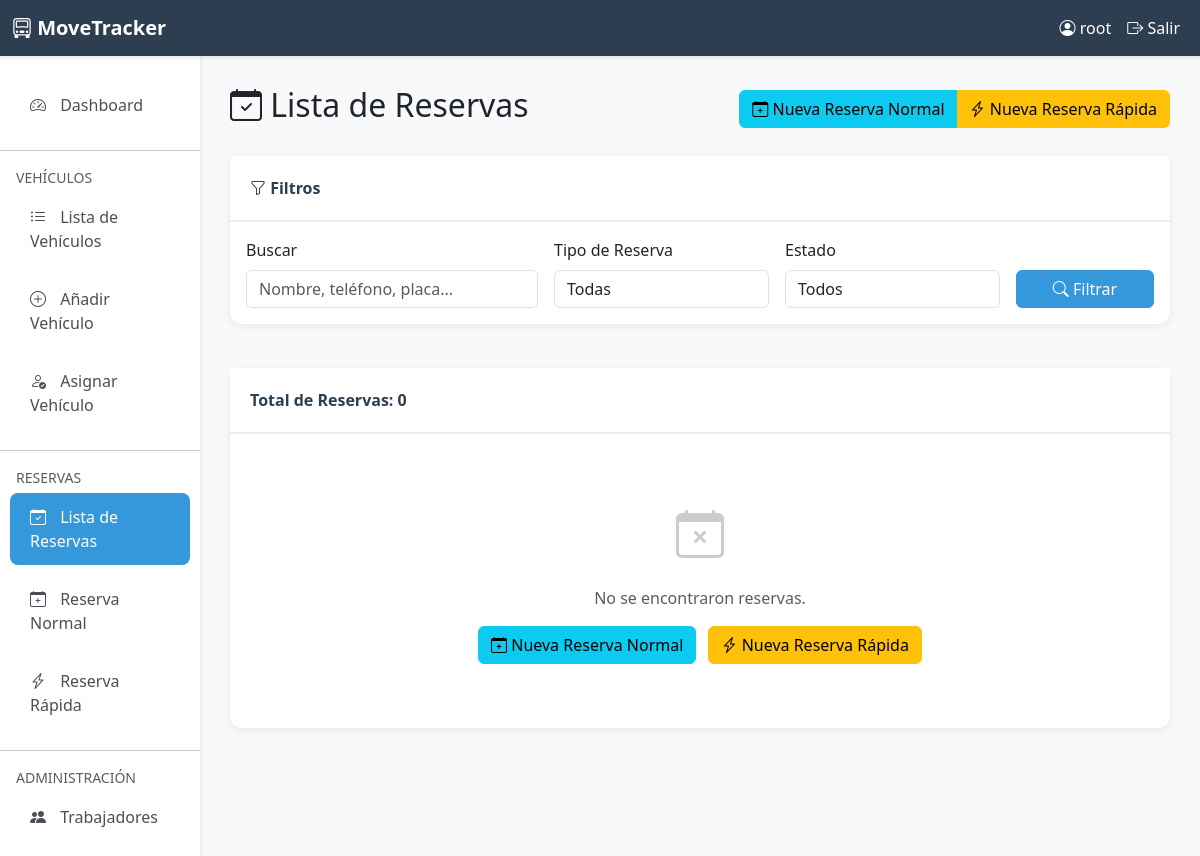
The page /parking/reservations/ (signed in) on the database as committed earlier.
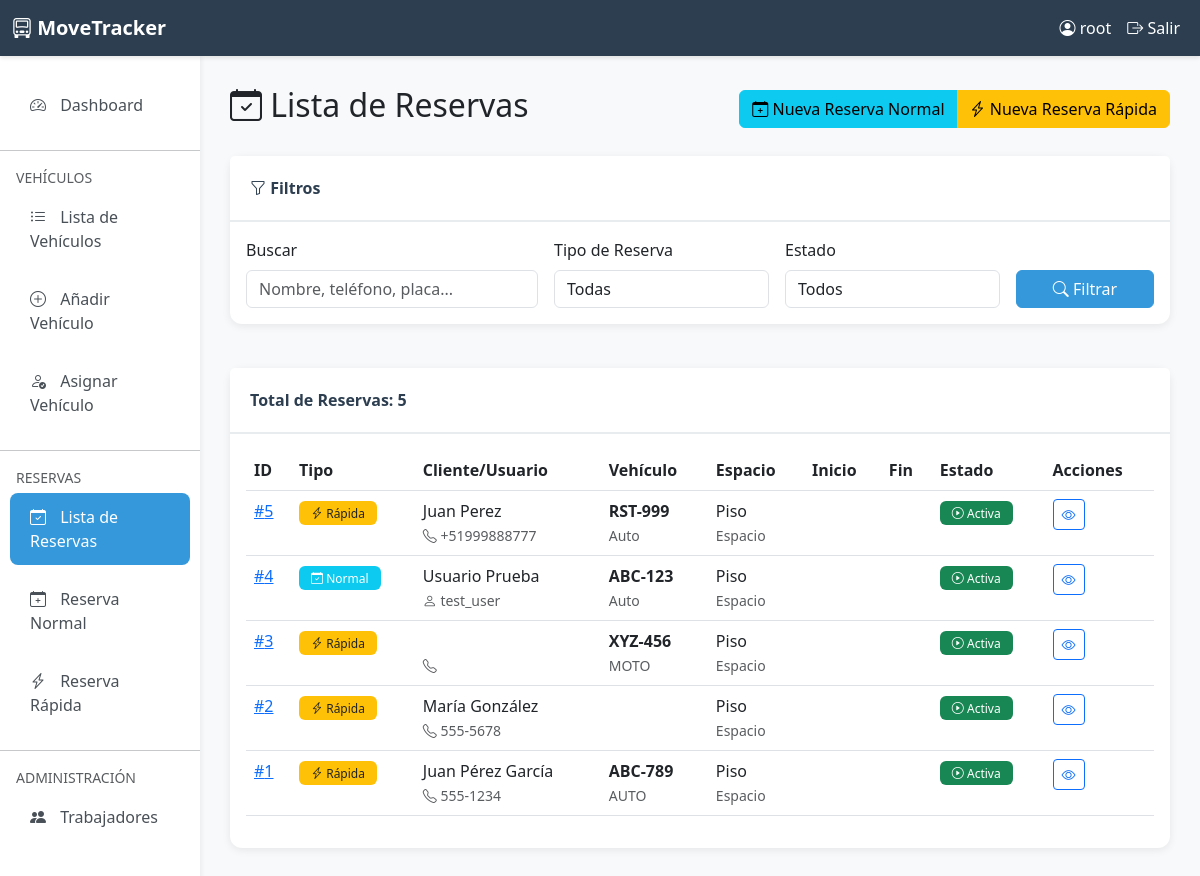
The same page on the database as committed later.
### parking/models.py (models this page shows, shortened)
class ParkingReservation(models.Model):
    class ReservationStatus(models.TextChoices):
        PENDING = 'PENDING', 'Pendiente'
        CONFIRMED = 'CONFIRMED', 'Confirmado'
        CANCELLED = 'CANCELLED', 'Cancelado'
        COMPLETED = 'COMPLETED', 'Completado'
    user = models.ForeignKey(
        User,
        on_delete=models.CASCADE,
        related_name='parking_reservations',
        verbose_name='Usuario',
        null=True,
        blank=True,
        help_text='Usuario registrado. Dejar en blanco para reserva rápida/manual'
    )
    vehicle = models.ForeignKey(
        Vehicle,
        on_delete=models.CASCADE,
        related_name='reservations',
        verbose_name='Vehículo',
        null=True,
        blank=True,
        help_text='Vehículo registrado. Dejar en blanco para reserva rápida/manual'
    )
    customer_name = models.CharField(
        max_length=100,
        blank=True,
        verbose_name='Nombre del Cliente',
        help_text='Para reservas rápidas sin usuario registrado'
    )
    customer_phone = models.CharField(
        max_length=20,
        blank=True,
        verbose_name='Teléfono del Cliente',
        help_text='Para reservas rápidas sin usuario registrado'
    )
    customer_email = models.EmailField(
        blank=True,
        verbose_name='Email del Cliente',
        help_text='Para reservas rápidas sin usuario registrado'
    )
    vehicle_plate = models.CharField(
        max_length=20,
        blank=True,
        verbose_name='Placa del Vehículo',
        help_text='Para reservas rápidas sin vehículo registrado'
    )
    vehicle_type_temp = models.CharField(
        max_length=20,
        choices=VehicleType.choices,
        blank=True,
        verbose_name='Tipo de Vehículo (Temporal)',
        help_text='Para reservas rápidas sin vehículo registrado'
    )
    parking_space = models.ForeignKey(
        ParkingSpace,
        on_delete=models.CASCADE,
        related_name='reservations',
        null=True,
        blank=True,
        verbose_name='Espacio Asignado'
    )
    status = models.CharField(
        max_length=20,
        choices=ReservationStatus.choices,
        default=ReservationStatus.PENDING,
        verbose_name='Estado'
    )
    reservation_date = models.DateTimeField(
        verbose_name='Fecha de Reserva',
        help_text='Fecha y hora para la cual se reserva'
    )
    duration_hours = models.PositiveIntegerField(
        verbose_name='Duración (horas)',
        validators=[MinValueValidator(1)],
        default=1
    )
    is_quick_reservation = models.BooleanField(
        default=False,
        verbose_name='Reserva Rápida',
        help_text='Indica si es una reserva rápida/manual sin usuario registrado'
    )
    notes = models.TextField(blank=True, verbose_name='Notas')
    created_by = models.ForeignKey(
        User,
        on_delete=models.SET_NULL,
        null=True,
        blank=True,
        related_name='reservations_created',
        verbose_name='Creado por',
        help_text='Trabajador o admin que creó la reserva'
    )
    created_at = models.DateTimeField(auto_now_add=True, verbose_name='Fecha de Creación')
    updated_at = models.DateTimeField(auto_now=True, verbose_name='Última Actualización')
    class Meta:
        verbose_name = 'Reserva de Estacionamiento'
        verbose_name_plural = 'Reservas de Estacionamiento'
        ordering = ['-reservation_date']
        indexes = [
            models.Index(fields=['status', 'reservation_date']),
            models.Index(fields=['user', 'status']),
            models.Index(fields=['is_quick_reservation', 'status']),
        ]

class Vehicle(models.Model):
    owner = models.ForeignKey(
        User,
        on_delete=models.CASCADE,
        related_name='vehicles',
        verbose_name='Propietario'
    )
    vehicle_type = models.CharField(
        max_length=20,
        choices=VehicleType.choices,
        verbose_name='Tipo de Vehículo'
    )
    brand = models.CharField(max_length=50, verbose_name='Marca')
    model = models.CharField(max_length=50, verbose_name='Modelo')
    year = models.PositiveIntegerField(
        verbose_name='Año',
        validators=[MinValueValidator(1900), MaxValueValidator(2100)]
    )
    color = models.CharField(max_length=30, verbose_name='Color')
    license_plate = models.CharField(
        max_length=20,
        unique=True,
        verbose_name='Placa',
        help_text='Número de placa del vehículo'
    )
    is_active = models.BooleanField(default=True, verbose_name='Activo')
    created_at = models.DateTimeField(auto_now_add=True, verbose_name='Fecha de Registro')
    updated_at = models.DateTimeField(auto_now=True, verbose_name='Última Actualización')
    registered_by = models.ForeignKey(
        User,
        on_delete=models.SET_NULL,
        null=True,
        related_name='registered_vehicles',
        verbose_name='Registrado por'
    )
    class Meta:
        verbose_name = 'Vehículo'
        verbose_name_plural = 'Vehículos'
        ordering = ['-created_at']
        indexes = [
            models.Index(fields=['license_plate']),
            models.Index(fields=['owner', 'is_active']),
        ]

### parking/views.py (the view, shortened to what this page needs)
# urls.py: path('reservations/', views.reservation_list, name='reservation_list'),
@login_required
@user_passes_test(is_admin_or_worker, login_url='user:login')
def reservation_list(request):
    reservations = ParkingReservation.objects.select_related(
        'vehicle', 'vehicle__owner', 'parking_space', 'parking_space__floor', 'created_by'
    ).all().order_by('-created_at')
    search = request.GET.get('search', '')
    reservation_type = request.GET.get('type', '')
    status = request.GET.get('status', '')
    if reservation_type == 'quick':
        reservations = reservations.filter(is_quick_reservation=True)
    elif reservation_type == 'normal':
        reservations = reservations.filter(is_quick_reservation=False)
    context = {
        'reservations': reservations,
        'title': 'Lista de Reservas',
        'search': search,
        'reservation_type': reservation_type,
        'status': status,
        'now': timezone.now()
    }
    return render(request, 'parking/reservation_list.html', context)

### parking/views.py (called while the page is built)
def is_admin_or_worker(user):
    if not user.is_authenticated:
        return False
    if user.is_superuser:
        return True
    if hasattr(user, 'role'):
        return user.role in ['ADMIN', 'WORKER']
    return user.is_staff

### parking/templates/parking/reservation_list.html (shortened to what the changed rows need)
{% extends 'parking/base.html' %}
{% block content %}
<div class="row mb-4">
    <div class="col-12 d-flex justify-content-between align-items-center">
        <h2><i class="bi bi-calendar-check"></i> {{ title }}</h2>
    </div>
</div>
<div class="row">
    <div class="col-12">
        <div class="card">
            <div class="card-header">
                Total de Reservas: <strong>{{ reservations.count }}</strong>
            </div>
            <div class="card-body">
                {% if reservations %}
                    <div class="table-responsive">
                        <table class="table table-hover">
                            <thead>
                                <tr>
                                    <th>ID</th>
                                    <th>Tipo</th>
                                    <th>Cliente/Usuario</th>
                                    <th>Vehículo</th>
                                    <th>Espacio</th>
                                    <th>Inicio</th>
                                    <th>Fin</th>
                                    <th>Estado</th>
                                    <th>Acciones</th>
                                </tr>
                            </thead>
                            <tbody>
                                {% for reservation in reservations %}
                                    <tr>
                                        <td>
                                            <a href="{% url 'parking:reservation_detail' reservation.id %}">
                                                #{{ reservation.id }}
                                            </a>
                                        </td>
                                        <td>
                                            {% if reservation.is_quick_reservation %}
                                                <span class="badge bg-warning text-dark">
                                                    <i class="bi bi-lightning-charge"></i> Rápida
                                                </span>
                                            {% else %}
                                                <span class="badge bg-info">
                                                    <i class="bi bi-calendar-check"></i> Normal
                                                </span>
                                            {% endif %}
                                        </td>
                                        <td>
                                            {% if reservation.is_quick_reservation %}
                                                {{ reservation.customer_name }}<br>
                                                <small class="text-muted">
                                                    <i class="bi bi-telephone"></i> {{ reservation.customer_phone }}
                                                </small>
                                            {% else %}
                                                {{ reservation.vehicle.owner.get_full_name|default:reservation.vehicle.owner.username }}<br>
                                                <small class="text-muted">
                                                    <i class="bi bi-person"></i> {{ reservation.vehicle.owner.username }}
                                                </small>
                                            {% endif %}
                                        </td>
                                        <td>
                                            {% if reservation.is_quick_reservation %}
                                                <strong>{{ reservation.vehicle_plate }}</strong><br>
                                                <small class="text-muted">{{ reservation.get_vehicle_type_temp_display }}</small>
                                            {% else %}
                                                <strong>{{ reservation.vehicle.license_plate }}</strong><br>
                                                <small class="text-muted">{{ reservation.vehicle.get_vehicle_type_display }}</small>
                                            {% endif %}
                                        </td>
                                        <td>
                                            Piso {{ reservation.reserved_space.floor.floor_number }}<br>
                                            <small class="text-muted">Espacio {{ reservation.reserved_space.space_number }}</small>
                                        </td>
                                        <td>{{ reservation.start_datetime|date:"d/m/Y H:i" }}</td>
                                        <td>{{ reservation.end_datetime|date:"d/m/Y H:i" }}</td>
                                        <td>
                                            {% if reservation.is_cancelled %}
                                                <span class="badge bg-danger">
                                                    <i class="bi bi-x-circle"></i> Cancelada
                                                </span>
                                            {% elif reservation.start_datetime > now %}
                                                <span class="badge bg-secondary">
                                                    <i class="bi bi-clock"></i> Pendiente
                                                </span>
                                            {% elif reservation.end_datetime < now %}
                                                <span class="badge bg-dark">
                                                    <i class="bi bi-check-circle"></i> Completada
                                                </span>
                                            {% else %}
                                                <span class="badge bg-success">
                                                    <i class="bi bi-play-circle"></i> Activa
                                                </span>
                                            {% endif %}
                                        </td>
                                        <td>
                                            <div class="btn-group btn-group-sm" role="group">
                                                <a href="{% url 'parking:reservation_detail' reservation.id %}"
                                                   class="btn btn-outline-primary"
                                                   title="Ver Detalle">
                                                    <i class="bi bi-eye"></i>
                                                </a>
                                            </div>
                                        </td>
                                    </tr>
                                {% endfor %}
                            </tbody>
                        </table>
                    </div>
                {% else %}
                    <div class="text-center py-5">
                        <i class="bi bi-calendar-x" style="font-size: 3rem; color: #ccc;"></i>
                        <p class="text-muted mt-3">No se encontraron reservas.</p>
                        <div class="mt-3">
                            <a href="{% url 'parking:normal_reservation' %}" class="btn btn-info me-2">
                                <i class="bi bi-calendar-plus"></i> Nueva Reserva Normal
                            </a>
                            <a href="{% url 'parking:quick_reservation' %}" class="btn btn-warning">
                                <i class="bi bi-lightning-charge"></i> Nueva Reserva Rápida
                            </a>
                        </div>
                    </div>
                {% endif %}
            </div>
        </div>
    </div>
</div>
{% endblock %}

Rows that differ between the two databases and show on the page:
added ParkingReservation: id "5", is_quick_reservation True (drawn), customer_name "Juan Perez", customer_phone "+51999888777", vehicle_plate "RST-999", vehicle_type_temp "Auto"
added ParkingReservation: id "4", is_quick_reservation False (drawn), vehicle.owner.get_full_name "Usuario Prueba", vehicle.owner.username "test_user", vehicle.license_plate "ABC-123", vehicle.vehicle_type "Auto"
added ParkingReservation: id "3", is_quick_reservation True (drawn), vehicle_plate "XYZ-456", vehicle_type_temp "MOTO"
added ParkingReservation: id "2", is_quick_reservation True (drawn), customer_name "María González", customer_phone "555-5678"
added ParkingReservation: id "1", is_quick_reservation True (drawn), customer_name "Juan Pérez García", customer_phone "555-1234", vehicle_plate "ABC-789", vehicle_type_temp "AUTO"
Other text that changed with them:
{{ reservations.count }}: "0" → "5"
text no longer shown: "No se encontraron reservas. Nueva Reserva Normal Nueva Reserva Rápida"
text now shown: "ID Tipo Cliente/Usuario Vehículo Espacio Inicio Fin Estado Acciones"
